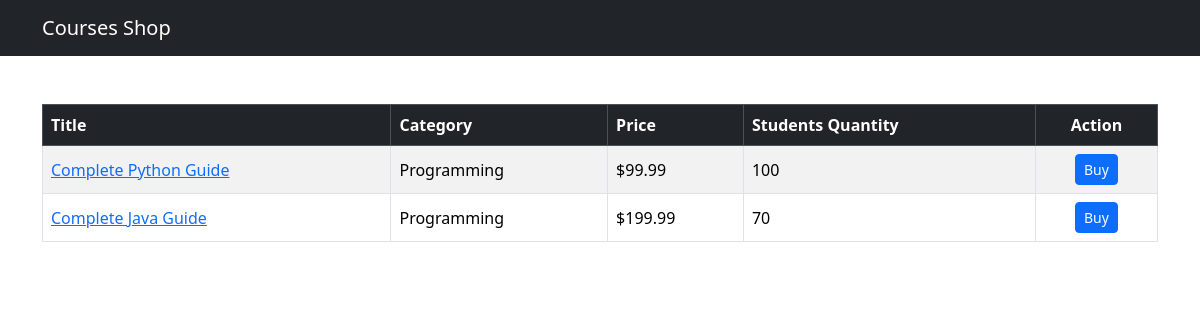
The app's page /shop/, older data.
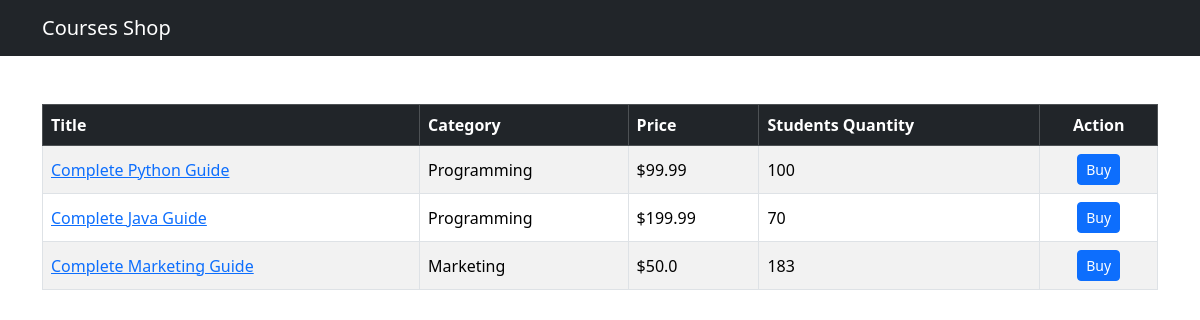
The same page, newer data.
### shop/models.py (models this page shows, shortened)
class Course(models.Model):
    title = models.CharField(max_length=300)
    price = models.FloatField()
    students_qty = models.IntegerField()
    reviews_qty = models.IntegerField()
    category = models.ForeignKey(Category, on_delete=models.CASCADE)
    created_at = models.DateTimeField(default=timezone.now)

class Category(models.Model):
    title = models.CharField(max_length=255)
    created_at = models.DateTimeField(default=timezone.now)
    def __str__(self):
        return self.title

### shop/views.py (the view)
# urls.py: path('', views.index, name='index'),
def index(request):
    courses = Course.objects.all()
    return render(request, 'shop/courses.html', {'courses': courses})

### templates/shop/courses.html (shortened to what this page needs)
{% extends "base.html" %}
{% block content %}
<div class="table-responsive">
    <table class="table mt-5 table-bordered table-striped table-hover align-middle">
        <thead class="table-dark">
            <tr>
                <th scope="col">Title</th>
                <th scope="col">Category</th>
                <th scope="col">Price</th>
                <th scope="col">Students Quantity</th>
                <th scope="col" class="text-center">Action</th>
            </tr>
        </thead>
        <tbody>
            {% for course in courses %}
            <tr>
                <td>
                    <a href={% url "shop:single_course" course.id %}>{{ course.title }}</a>
                </td>
                <td>{{ course.category }}</td>
                <td>${{ course.price }}</td>
                <td>{{ course.students_qty }}</td>
                <td class="text-center">
                    <button class="btn btn-primary btn-sm">Buy</button>
                </td>
            </tr>
            {% empty %}
            <tr>
                <td colspan="5" class="text-center text-muted">No courses available.</td>
            </tr>
            {% endfor %}
        </tbody>
    </table>
</div>
{% endblock %}

### templates/base.html (shortened to what this page needs)
<!DOCTYPE html>
<html lang="en">
<head>
    <link href="https://cdn.jsdelivr.net/npm/bootstrap@5.3.3/dist/css/bootstrap.min.css" rel="stylesheet">
</head>
<body>
    <nav class="navbar navbar-dark bg-dark">
        <div class="container">
            <a href={% url "shop:index"%} class="navbar-brand">Courses Shop</a>
        </div>
    </nav>
    <main class="container">
        {% block content %}
        {% endblock %}
    </main>
</body>
</html>

Row changes from the older to the newer data that the page shows:
added Course: title "Complete Marketing Guide", category "Marketing", price "50.0", students_qty "183"
